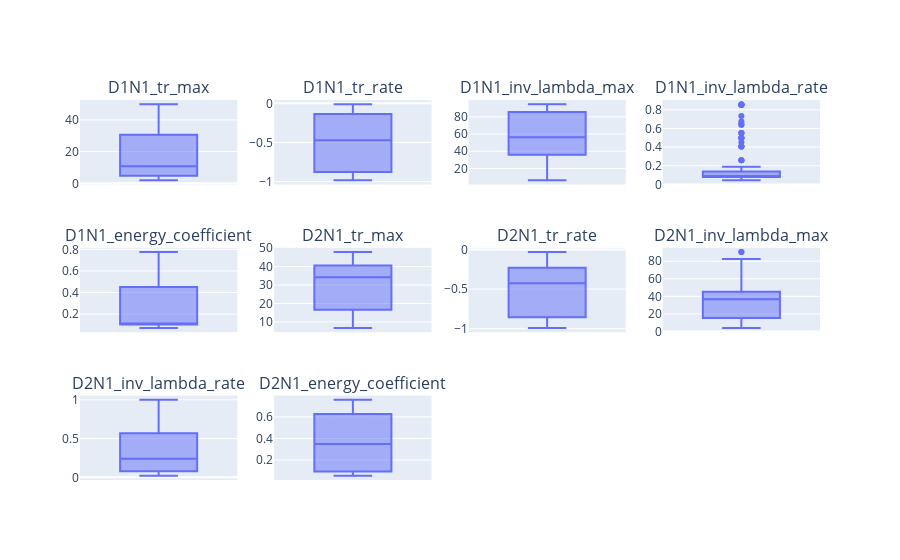

Here is the notebook cell this chart was saved with:
### Markdown cell above
Finaly here is the result :

### Code cell
viewer.box_plot(4)

### Figure 1 — Plotly figure (JSON) as saved in the notebook; plotly's stock layout.template omitted (floating-point values rounded to 4 significant figures; data arrays with more than 128 entries replaced by an {"elided": "..."} marker saying what was removed)
{"data": [{"alignmentgroup": "True", "hovertemplate": "D1N1_tr_max=%{y}<extra></extra>", "legendgroup": "", "marker": {"color": "#636efa"}, "name": "", "notched": false, "offsetgroup": "", "orientation": "v", "showlegend": false, "type": "box", "x0": " ", "xaxis": "x", "y": {"elided": "300 float values"}, "y0": " ", "yaxis": "y"}, {"alignmentgroup": "True", "hovertemplate": "D1N1_tr_rate=%{y}<extra></extra>", "legendgroup": "", "marker": {"color": "#636efa"}, "name": "", "notched": false, "offsetgroup": "", "orientation": "v", "showlegend": false, "type": "box", "x0": " ", "xaxis": "x2", "y": {"elided": "300 float values"}, "y0": " ", "yaxis": "y2"}, {"alignmentgroup": "True", "hovertemplate": "D1N1_inv_lambda_max=%{y}<extra></extra>", "legendgroup": "", "marker": {"color": "#636efa"}, "name": "", "notched": false, "offsetgroup": "", "orientation": "v", "showlegend": false, "type": "box", "x0": " ", "xaxis": "x3", "y": {"elided": "300 float values"}, "y0": " ", "yaxis": "y3"}, {"alignmentgroup": "True", "hovertemplate": "D1N1_inv_lambda_rate=%{y}<extra></extra>", "legendgroup": "", "marker": {"color": "#636efa"}, "name": "", "notched": false, "offsetgroup": "", "orientation": "v", "showlegend": false, "type": "box", "x0": " ", "xaxis": "x4", "y": {"elided": "300 float values"}, "y0": " ", "yaxis": "y4"}, {"alignmentgroup": "True", "hovertemplate": "D1N1_energy_coefficient=%{y}<extra></extra>", "legendgroup": "", "marker": {"color": "#636efa"}, "name": "", "notched": false, "offsetgroup": "", "orientation": "v", "showlegend": false, "type": "box", "x0": " ", "xaxis": "x5", "y": {"elided": "300 float values"}, "y0": " ", "yaxis": "y5"}, {"alignmentgroup": "True", "hovertemplate": "D2N1_tr_max=%{y}<extra></extra>", "legendgroup": "", "marker": {"color": "#636efa"}, "name": "", "notched": false, "offsetgroup": "", "orientation": "v", "showlegend": false, "type": "box", "x0": " ", "xaxis": "x6", "y": {"elided": "300 float values"}, "y0": " ", "yaxis": "y6"}, {"alignmentgroup": "True", "hovertemplate": "D2N1_tr_rate=%{y}<extra></extra>", "legendgroup": "", "marker": {"color": "#636efa"}, "name": "", "notched": false, "offsetgroup": "", "orientation": "v", "showlegend": false, "type": "box", "x0": " ", "xaxis": "x7", "y": {"elided": "300 float values"}, "y0": " ", "yaxis": "y7"}, {"alignmentgroup": "True", "hovertemplate": "D2N1_inv_lambda_max=%{y}<extra></extra>", "legendgroup": "", "marker": {"color": "#636efa"}, "name": "", "notched": false, "offsetgroup": "", "orientation": "v", "showlegend": false, "type": "box", "x0": " ", "xaxis": "x8", "y": {"elided": "300 float values"}, "y0": " ", "yaxis": "y8"}, {"alignmentgroup": "True", "hovertemplate": "D2N1_inv_lambda_rate=%{y}<extra></extra>", "legendgroup": "", "marker": {"color": "#636efa"}, "name": "", "notched": false, "offsetgroup": "", "orientation": "v", "showlegend": false, "type": "box", "x0": " ", "xaxis": "x9", "y": {"elided": "300 float values"}, "y0": " ", "yaxis": "y9"}, {"alignmentgroup": "True", "hovertemplate": "D2N1_energy_coefficient=%{y}<extra></extra>", "legendgroup": "", "marker": {"color": "#636efa"}, "name": "", "notched": false, "offsetgroup": "", "orientation": "v", "showlegend": false, "type": "box", "x0": " ", "xaxis": "x10", "y": {"elided": "300 float values"}, "y0": " ", "yaxis": "y10"}], "layout": {"annotations": [{"font": {"size": 16}, "showarrow": false, "text": "D1N1_tr_max", "x": 0.1062, "xanchor": "center", "xref": "paper", "y": 1, "yanchor": "bottom", "yref": "paper"}, {"font": {"size": 16}, "showarrow": false, "text": "D1N1_tr_rate", "x": 0.3688, "xanchor": "center", "xref": "paper", "y": 1, "yanchor": "bottom", "yref": "paper"}, {"font": {"size": 16}, "showarrow": false, "text": "D1N1_inv_lambda_max", "x": 0.6313, "xanchor": "center", "xref": "paper", "y": 1, "yanchor": "bottom", "yref": "paper"}, {"font": {"size": 16}, "showarrow": false, "text": "D1N1_inv_lambda_rate", "x": 0.8938, "xanchor": "center", "xref": "paper", "y": 1, "yanchor": "bottom", "yref": "paper"}, {"font": {"size": 16}, "showarrow": false, "text": "D1N1_energy_coefficient", "x": 0.1062, "xanchor": "center", "xref": "paper", "y": 0.6111, "yanchor": "bottom", "yref": "paper"}, {"font": {"size": 16}, "showarrow": false, "text": "D2N1_tr_max", "x": 0.3688, "xanchor": "center", "xref": "paper", "y": 0.6111, "yanchor": "bottom", "yref": "paper"}, {"font": {"size": 16}, "showarrow": false, "text": "D2N1_tr_rate", "x": 0.6313, "xanchor": "center", "xref": "paper", "y": 0.6111, "yanchor": "bottom", "yref": "paper"}, {"font": {"size": 16}, "showarrow": false, "text": "D2N1_inv_lambda_max", "x": 0.8938, "xanchor": "center", "xref": "paper", "y": 0.6111, "yanchor": "bottom", "yref": "paper"}, {"font": {"size": 16}, "showarrow": false, "text": "D2N1_inv_lambda_rate", "x": 0.1062, "xanchor": "center", "xref": "paper", "y": 0.2222, "yanchor": "bottom", "yref": "paper"}, {"font": {"size": 16}, "showarrow": false, "text": "D2N1_energy_coefficient", "x": 0.3688, "xanchor": "center", "xref": "paper", "y": 0.2222, "yanchor": "bottom", "yref": "paper"}], "xaxis": {"anchor": "y", "domain": [0, 0.2125]}, "xaxis10": {"anchor": "y10", "domain": [0.2625, 0.475]}, "xaxis11": {"anchor": "y11", "domain": [0.525, 0.7375]}, "xaxis12": {"anchor": "y12", "domain": [0.7875, 1]}, "xaxis2": {"anchor": "y2", "domain": [0.2625, 0.475]}, "xaxis3": {"anchor": "y3", "domain": [0.525, 0.7375]}, "xaxis4": {"anchor": "y4", "domain": [0.7875, 1]}, "xaxis5": {"anchor": "y5", "domain": [0, 0.2125]}, "xaxis6": {"anchor": "y6", "domain": [0.2625, 0.475]}, "xaxis7": {"anchor": "y7", "domain": [0.525, 0.7375]}, "xaxis8": {"anchor": "y8", "domain": [0.7875, 1]}, "xaxis9": {"anchor": "y9", "domain": [0, 0.2125]}, "yaxis": {"anchor": "x", "domain": [0.7778, 1]}, "yaxis10": {"anchor": "x10", "domain": [0, 0.2222]}, "yaxis11": {"anchor": "x11", "domain": [0, 0.2222]}, "yaxis12": {"anchor": "x12", "domain": [0, 0.2222]}, "yaxis2": {"anchor": "x2", "domain": [0.7778, 1]}, "yaxis3": {"anchor": "x3", "domain": [0.7778, 1]}, "yaxis4": {"anchor": "x4", "domain": [0.7778, 1]}, "yaxis5": {"anchor": "x5", "domain": [0.3889, 0.6111]}, "yaxis6": {"anchor": "x6", "domain": [0.3889, 0.6111]}, "yaxis7": {"anchor": "x7", "domain": [0.3889, 0.6111]}, "yaxis8": {"anchor": "x8", "domain": [0.3889, 0.6111]}, "yaxis9": {"anchor": "x9", "domain": [0, 0.2222]}}}
